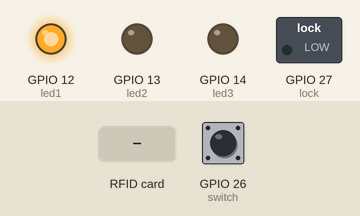
Simulated run of this sketch. Board: ESP32. Shown: switched loads named in the sketch (green lamp = pin HIGH), output pins drawn as LEDs (lit = HIGH). The test bench sets the inputs (shaded band); at power-on: GPIO 26 (switch) LOW. WiFi joins after 1.5 s; servers stay silent unless stated; uploads are accepted with an empty reply; what the sketch prints to the serial monitor is not drawn.

Above: at 3.2 s.
3.3 s: RFID card 22 98 73 21 held to the reader
At 3.7 s:
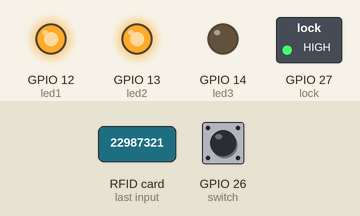
6.3 s: RFID card 5E 7A 19 C4 held to the reader
At 8.9 s:
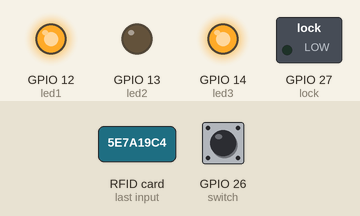
11.8 s: RFID card E3 27 E7 2E held to the reader
At 12.1 s:
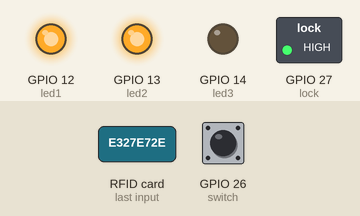
Timing chart, 0 to 18.3 s (numbered marks = the images above; inputs shaded):
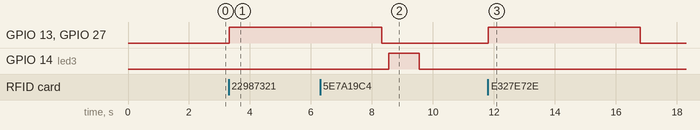

Measured:
- after the input at 3.3 s, GPIO 13 (led2), GPIO 27 (lock): LOW → HIGH at once
- after the input at 6.3 s, GPIO 14 (led3): LOW → HIGH after 2.3 s, → LOW 1.0 s later
- after the input at 11.8 s, GPIO 13 (led2), GPIO 27 (lock): LOW → HIGH at once, → LOW 5.0 s later

The sketch:

Code_V_1.ino
```cpp
//-----------------------------------------------------------------------------

//The below mentioned are the pin connectors of rfid and esp32

//RST - 5
//MISO - 19
//mosi - 23
//skc - 18
//sda - 21

// other pins are mentioned below

//-------------------------------------------------------------------------------

#include <WiFi.h>
#include <HTTPClient.h>

#include <SPI.h>
#include <MFRC522.h>

#define RST_PIN   5
#define SS_PIN    21
#define lock    27   //relay
#define led1    12   //yellow
#define led2    13   //green
#define ledin1    25 // yellow
#define ledin2    33 //green
#define led3    14   // red
#define switch  26   //manetic

MFRC522 mfrc522(SS_PIN, RST_PIN);

unsigned long previousMillis = 0;
unsigned long interval = 30000;

const char* ssid = "Chacko Mash";
const char* password = "marannupoi";
const char* webhook_url = "https://discord.com/api/webhooks/1128190625200738424/RhR6nM5pXIYgZcN3IVYuAqKwV9N7DUDlCqrad3S-SSmgG7RVqB-iyS-A3AyHo517eNtR";

String door = "Not Available";
String uid = "";
String owner = "";
String json = "";
bool autoLock = false;


void connect_WiFi() {
  WiFi.mode(WIFI_STA);
  WiFi.begin(ssid, password);
  Serial.print("Connecting to WiFi ..");
  while (WiFi.status() != WL_CONNECTED) {
    Serial.print('.');
    delay(1000);
  }
  Serial.println(WiFi.localIP());
  digitalWrite(led1,1);
  digitalWrite(ledin1,1);

}


void connect_MFRC() {
  SPI.begin();
  mfrc522.PCD_Init();
  Serial.println("\nReady to read RFID tags...");
}


void sendDiscordWebhook() {
  HTTPClient http;
  http.begin(webhook_url);
  http.addHeader("Content-Type", "application/json");


  if(autoLock == true ) {

    json = "{\"content\":null,\"embeds\":[{\"title\":\":butterfly:   Info! Inovus Smart Door   :butterfly:\",\"description\":\"Hey, did you know!\\nOur **Inovus Smart Door** just triggered an auto-lock.!\\n\\n> Door Status : **Locked**\\n> Agent : **Magnetic Switch**\\n.\",\"color\":5614830,\"footer\":{\"text\":\"Note : Please ignore this activity if the act is legit.\"}}],\"attachments\":[]}";

  } else {

    if(owner != "") {

      json = "{\"content\":null,\"embeds\":[{\"title\":\":white_check_mark:   Log! Inovus Smart Door   :white_check_mark:\",\"description\":\"Hey, did you know!\\nSomeone just opened our **RFID Secured Door** !\\n\\n> Door Status : **";
      json += door;
      json += "**\\n> Tag ID : **";
      json += uid;
      json += "**\\n> Tag Owner : **";
      json += owner;
      json += "**\\n.\",\"color\":7844437,\"footer\":{\"text\":\"Note : Please ignore this activity if the act is legit.\"}}],\"attachments\":[]}";

    } else {
      json = "{\"content\":null,\"embeds\":[{\"title\":\":warning:   Alert! Inovus Smart Door   :warning:\",\"description\":\"Hey, did you know!\\nSomeone just opened our **RFID Secured Door** !\\n\\n> Door Status : **";
      json += door;
      json += "**\\n> Tag ID : **";
      json += uid;
      json += "**\\n> Tag Owner : **";
      json += "Not Registered";
      json += "**\\n.\",\"color\":10381369,\"footer\":{\"text\":\"Note : Please ignore this activity if the act is legit.\"}}],\"attachments\":[]}";

    }
  }
  Serial.println(json);

  int http_code = http.POST(json);
  if (http_code == 204) {
    Serial.println("Discord Webhook Sent...");
  } else {
    Serial.println("Error sending webhook...");
  }
}


void setup() {
  Serial.begin(115200);

  pinMode(led1, OUTPUT);
  pinMode(led2, OUTPUT);
  pinMode(led3, OUTPUT);
  pinMode(lock, OUTPUT);
  pinMode(switch, INPUT);
  digitalWrite(lock, 0);


  connect_WiFi();
  Serial.print("RSSI: ");
  Serial.println(WiFi.RSSI());

  connect_MFRC();
}


void loop() {

  unsigned long currentMillis = millis();
  if ((WiFi.status() != WL_CONNECTED) && (currentMillis - previousMillis >=interval)) {
    Serial.println("Reconnecting to WiFi...");
    WiFi.disconnect();
    WiFi.reconnect();
    previousMillis = currentMillis;
  }


  if (mfrc522.PICC_IsNewCardPresent() && mfrc522.PICC_ReadCardSerial()) {

    for (byte i = 0; i < mfrc522.uid.size; i++) {
      uid.concat(String(mfrc522.uid.uidByte[i] < 0x10 ? "0" : ""));
      uid.concat(String(mfrc522.uid.uidByte[i], HEX));
    }

    Serial.print("RFID tag detected: ");
    Serial.println(uid);


    if(uid == "22987321") {
      owner = "Arjun Krishna";
      digitalWrite(led2,1);
      digitalWrite(ledin2,1);
      digitalWrite(lock,1);
      delay(5000);
      digitalWrite(led2,0);
      digitalWrite(ledin2,0);
      digitalWrite(lock,0);
    } else if(uid == "e327e72e") {
      owner = "Badhusha Shaji";
      digitalWrite(led2,1);
      digitalWrite(ledin2,1);
      digitalWrite(lock,1);
      delay(5000);
      digitalWrite(led2,0);
      digitalWrite(ledin2,0);
      digitalWrite(lock,0);
    } else if(uid == "40103283") {
      owner = "Nikhil T Das ";
      digitalWrite(led2,1);
      digitalWrite(ledin2,1);
      digitalWrite(lock,1);
      delay(5000);
      digitalWrite(led2,0);
      digitalWrite(ledin2,1);
      digitalWrite(lock,0);
    } else if(uid == "c1fa8419") {
      owner = " Abhishek v Gopal";
      digitalWrite(led2,1);
      digitalWrite(lock,1);
      digitalWrite(ledin2,1);
      delay(5000);
      digitalWrite(led2,0);
      digitalWrite(ledin2,0);
      digitalWrite(lock,0);
    } else if(uid == "60604821") {
      owner = " Roji Thomas";
      digitalWrite(led2,1);
      digitalWrite(lock,1);
      digitalWrite(ledin2,1);
      delay(5000);
      digitalWrite(led2,0);
      digitalWrite(ledin2,0);
      digitalWrite(lock,0);
    } else {
      owner = "";
    }

    if(owner == "") {
      Serial.println("Owner not found...");
      digitalWrite(led3,1);
      delay(1000);
      digitalWrite(led3,0);
    } else {
      Serial.print("Owner Name: ");
      Serial.println(owner);
    }

    sendDiscordWebhook();

    uid = "";
    owner = "";

    mfrc522.PICC_HaltA();
    mfrc522.PCD_StopCrypto1();
  }


  bool sensor = digitalRead(switch);

  if (sensor) {
    autoLock = true;
    Serial.println("Magnetic Switch (if) : " + sensor);
    sendDiscordWebhook();
  }

}
```
